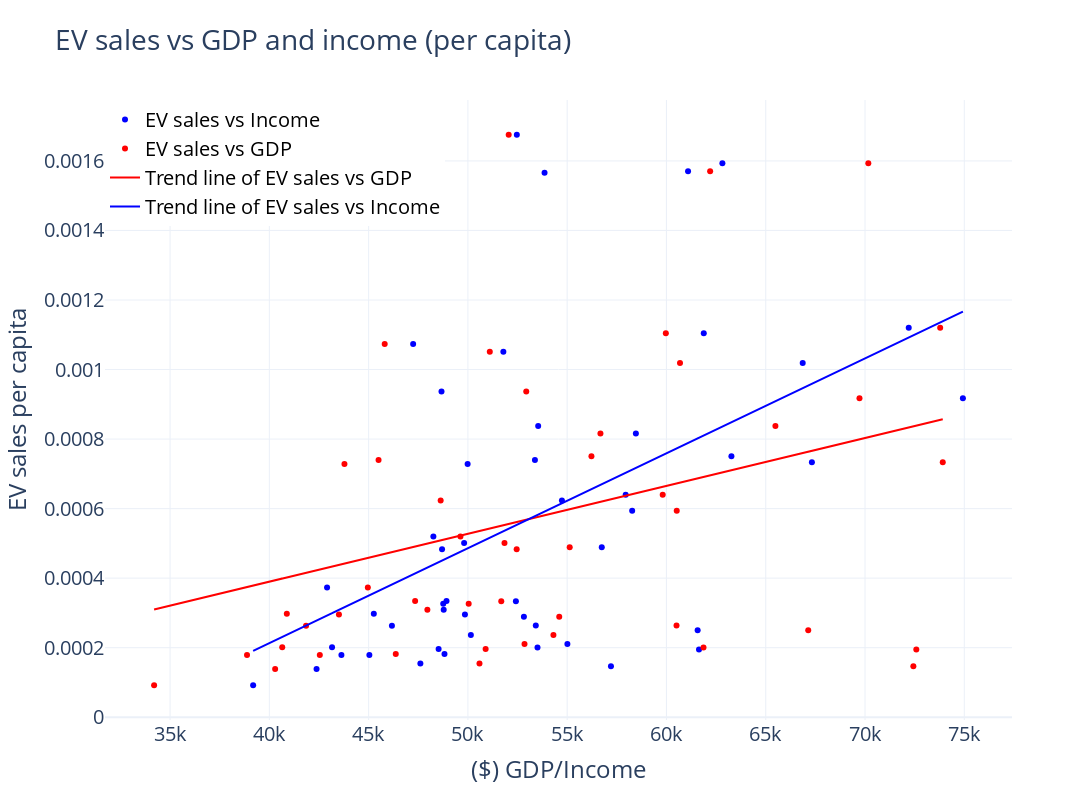

The notebook cell this image was saved under:
### Code cell
trace0 = go.Scatter(x=new1['income'], 
                y=new1['EV_sale'], 
                mode='markers',
                    name= 'EV sales vs Income',
                marker_color='blue')
trace1 = go.Scatter(x=new1['GDP'], 
                y=new1['EV_sale'], 
                mode='markers',
                    name= 'EV sales vs GDP',
                marker_color='red',
                    
                   )
trace2 = go.Scatter(x=new1['GDP'], 
                    y= 1.37721e-08 *new1['GDP']+ -0.00016093, 
                    mode = "lines",name="Trend line of EV sales vs GDP", 
                    marker_color = "red"
                    )
trace3 = go.Scatter(x=new1['income'], 
                    y= 2.72992e-08 *new1['income']+ -0.0008788, 
                    mode = "lines",
                    name="Trend line of EV sales vs Income", 
                    marker_color = "blue")
data1 = [trace0, trace1,trace2,trace3]
layout = go.Layout(title="EV sales vs GDP and income (per capita)",
                   font_size=20,
                   xaxis=dict(title= "($) GDP/Income"),
                   yaxis=dict(title="EV sales per capita"),
                   legend=dict(x=0, y=1, font=dict(size=20, color="black")))
fig = go.Figure(data=data1, layout=layout)
fig.update_layout(
    width=1600,
    height=800,
    template='plotly_white'
)
fig.show()
